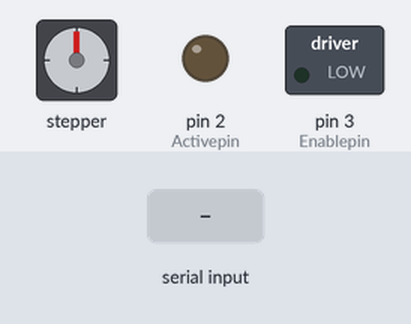
A sketch run on a simulated Arduino Uno, built with avr-gcc and run on an emulated ATmega328P. Parts: stepper motor, switched loads named in the sketch (green lamp = pin HIGH), output pins drawn as LEDs (lit = HIGH). The inputs (shaded band) are chosen by the test bench. EEPROM starts erased; stepper angles assume 200 steps per turn; what the sketch prints to the serial monitor is not drawn.

Above: at 1.3 s.
1.4 s: "T90\n" received over Serial
At 1.66 s:
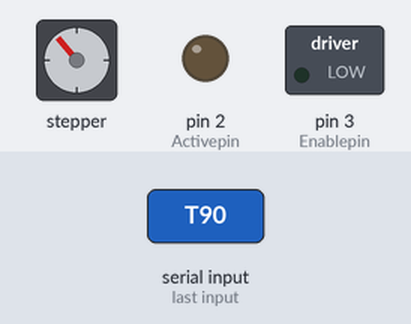
At 2.26 s:
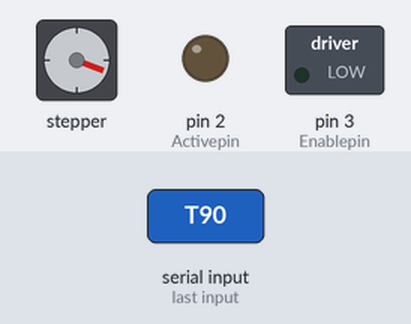
3.9 s: "D\n" received over Serial
Timing chart, 0 to 6.9 s (numbered marks = the images above; inputs shaded):
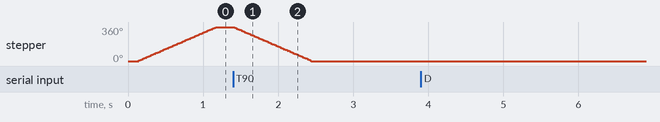

The sketch:

Stepper_controller_usb.ino
```cpp
#include <AccelStepper.h>
#include <EEPROM.h>

//Pins
#define Activepin 2
#define Enablepin 3
#define M1pin 4
#define M2pin 5
#define M3pin 6


boolean last_Activepin_state;

boolean M1 = false;
boolean M2 = false;
boolean M3 = false;

byte   ActiveType = 2;
long ActiveValue = 200;
double ActiveSpeed = 200;

byte   NonActiveType = 2;
long NonActiveValue = 200;
double NonActiveSpeed = 200;


AccelStepper stepper(1,7,8);

void setup()
{
  read();
  Serial.begin(115200);
  Serial.println("Welcome v1.0 Stepper motor controller");
  Help();
  pinMode(Activepin, OUTPUT);
  pinMode(Enablepin, OUTPUT);
  digitalWrite(Enablepin,LOW);
  setSetting();

  stepper.setEnablePin(13);
  stepper.setMaxSpeed(200.0);
  stepper.setAcceleration(100000.0);
  stepper.enableOutputs();

  last_Activepin_state = !digitalRead(Activepin);
}

void loop()
{
  serialRead();
  runmotor();
}


/****************** MOTOR CONTROL ******************/

void runmotor()
{
  if(last_Activepin_state != digitalRead(Activepin))
  {
    if(digitalRead(Activepin) == HIGH)
    {
      SetMotor(ActiveType, ActiveValue, ActiveSpeed);
    }
    else
    {
      SetMotor(NonActiveType, NonActiveValue, NonActiveSpeed);
    }
    last_Activepin_state = digitalRead(Activepin);
  }
  runsteps();
}

void SetMotor(byte command, long Value, double Speed)
{
  switch(command)
  {
    case 0:  // Stop
      stepper.setSpeed(0);
      stepper.move(0);
    break;
    case 1:  // Move to position
      stepper.setSpeed(Speed);
      stepper.moveTo(Value);
      while(!hasFinshedStepping()){runsteps();}
    break;
    case 2:  // Move Amount from current loction
      stepper.setSpeed(Speed);
      stepper.move(Value);
      while(!hasFinshedStepping()){runsteps();}
    break;
    case 3:  // Move constly
      stepper.setSpeed(Speed);
      stepper.move(Value);
      last_Activepin_state = digitalRead(Activepin); // needs to be set again
    break;
    case 4:  // Move to position and can be interupeted
      stepper.setSpeed(Speed);
      stepper.moveTo(Value);
    break;
    case 5:  // Move Amount from current loction and can be interupeted
      stepper.setSpeed(Speed);
      stepper.move(Value);
    break;
  }
}

void setSetting()
{
  if(M1)
  digitalWrite(M1pin,HIGH);
  else
  digitalWrite(M1pin,LOW);

  if(M2)
  digitalWrite(M2pin,HIGH);
  else
  digitalWrite(M2pin,LOW);

  if(M3)
  digitalWrite(M3pin,HIGH);
  else
  digitalWrite(M3pin,LOW);
}

bool hasFinshedStepping()
{
    return stepper.distanceToGo()!=0;
}

void runsteps()
{
  stepper.run();
}


/****************** COMPUTER INTERFACE ******************/

String inputString = "";
char menu = 0;
char menuStep = 0;

void serialRead()
{
  while (Serial.available())
  {
    char inChar = (char)Serial.read();
    if(menu == 0)
    {
      if(inChar>='a')inChar = inChar - ('a'-'A');
      menu = inChar;
      menuStep = 0;
      while((char)Serial.read() != '\n'){runmotor();}
      ReceiveCommand(0);
      inputString = "";
      return;
    }
    else
    {
      if (inChar == '\n')
      {
        menuStep++;
        ReceiveCommand(inputString.toDouble());
        inputString = "";
        return;
      }
      else
      {
        inputString += inChar;
      }
    }
  }
}

void ReceiveCommand(double Value)
{
   switch(menu)
   {
     case 'H':
      Help();
      break;
     case 'P':
      Program(Value);
      break;
     case 'A':
      MoveAmount(Value);
      break;
     case 'T':
      MoveTo(Value);
      break;
     case 'S':
      Setting(Value);
      break;
     case 'D':
      Display();
      break;
   }
}


void Program(double Value)
{
  if((menuStep == 2 && Value == 3) || (menuStep == 5 && Value == 3)) menuStep++;

  switch(menuStep)
  {
    case 1:
      Serial.print("Enter ON Type:");
    break;
    case 2:
      ActiveType = Value;
      Serial.println(Value);
      Serial.print("Enter ON Distance:");
    break;
    case 3:
      ActiveValue = Value;
      Serial.println(Value);
      Serial.print("Enter ON Speed:");
    break;
    case 4:
      ActiveSpeed = Value;
      Serial.println(Value);
      Serial.print("Enter OFF Type:");
    break;
    case 5:
      NonActiveType = Value;
      Serial.println(Value);
      Serial.print("Enter OFF Distance:");
    break;
    case 6:
      NonActiveValue = Value;
      Serial.println(Value);
      Serial.print("Enter OFF Speed:");
    break;
    case 7:
      NonActiveSpeed = Value;
      menu = 0;
      Serial.println(Value);
      Serial.println("Save");
      save();
    break;
  }
}

void MoveAmount(double Value)
{
  stepper.move(Value);
  menu = 0;
}

void MoveTo(double Value)
{
  stepper.moveTo(Value);
  menu = 0;
}

void Setting(double Value)
{
  switch(menuStep)
  {
    case 1:
      Serial.print("Enter M1:");
    break;
    case 2:
      if(Value >0)
        M1 = true;
      else
        M1 = false;
      Serial.println(M1);
      Serial.print("Enter M2:");
    break;
    case 3:
      if(Value >0)
        M2 = true;
      else
        M2 = false;
      Serial.println(M2);
      Serial.print("Enter M3:");
    break;
    case 4:
      if(Value >0)
        M3 = true;
      else
        M3 = false;
      menu = 0;
      Serial.println(M3);
      Serial.println("Save");
      save();
      setSetting();
    break;
  }
}


void Help()
{
  menu = 0;
  Serial.println("Commads:");
  Serial.println("\tP - Program (ON Type, ON Distance, ON Speed, OFF Type, OFF Distance, OFF Speed)");
  Serial.println("\tA - Move amount (Distance)");
  Serial.println("\tT - Move To positon (Distance)");
  Serial.println("\tS - Set setting (m1, m2, m3)");
  Serial.println("\tD - Display details");
  Serial.println("\tH - Help");
  Serial.println();
  Serial.println("Type:");
  Serial.println("\t0 - Stop");
  Serial.println("\t1 - Move to position");
  Serial.println("\t2 - Move amount");
  Serial.println("\t3 - Continuously moving");
}


void Display()
{
  menu = 0;
  Serial.println("ON:");
  Serial.print("\tType: ");
  Serial.println(ActiveType);
  Serial.print("\tDistance: ");
  Serial.println(ActiveValue);
  Serial.print("\tSpeed:");
  Serial.println(ActiveSpeed);
  Serial.println();
  Serial.println("OFF:");
  Serial.print("\tType: ");
  Serial.println(NonActiveType);
  Serial.print("\tDistance: ");
  Serial.println(NonActiveValue);
  Serial.print("\tSpeed: ");
  Serial.println(NonActiveSpeed);
  Serial.println();
  Serial.println("Settings:");
  Serial.print("\tM1: ");
  Serial.println(M1);
  Serial.print("\tM2: ");
  Serial.println(M2);
  Serial.print("\tM3: ");
  Serial.println(M3);
  Serial.println();
}


/****************** STORAGE ******************/

void read()
{
  if(EEPROM.read(0) == 1)
  {
    M1 = EEPROM.read(1);
    M2 = EEPROM.read(2);
    M3 = EEPROM.read(3);

    String readString = "";
    char letter = 0;
    for(int i = 20;i<2000;i++)
    {
      char CHAR = EEPROM.read(i);
      if(CHAR >= 'A' && CHAR < 'Z' && letter != 0)
      {
        switch(letter)
        {
          case 'A':
            ActiveType = readString.toInt();
          break;
          case 'B':
            ActiveValue = readString.toInt();
          break;
          case 'C':
            ActiveSpeed = readString.toDouble();
          break;
          case 'D':
            NonActiveType = readString.toInt();
          break;
          case 'E':
            NonActiveValue = readString.toInt();
          break;
          case 'F':
            NonActiveSpeed = readString.toDouble();
          break;
          case 'G':
            return;
          break;
        }
      }
      if(CHAR >= 'A' && CHAR < 'Z')
      {
        letter = CHAR;
        readString = "";
      }
      else
      {
        readString += CHAR;
      }
    }
  }
  else
  {
    save();
  }
}

void save()
{
  EEPROM.write(0, 1);
  EEPROM.write(1, M1);
  EEPROM.write(2, M2);
  EEPROM.write(3, M3);

  String saveString = "A"+String(ActiveType);
  saveString += "B"+String(ActiveValue);
  saveString += "C"+String(ActiveSpeed);
  saveString += "D"+String(NonActiveType);
  saveString += "E"+String(NonActiveValue);
  saveString += "F"+String(NonActiveSpeed);
  saveString += "G";

  for(int i = 0;i<saveString.length();i++)
  {
    EEPROM.write(20+i, saveString.charAt(i));
  }
}
```

Measured:
- after the input at 1.4 s, stepper: turns 360° counter-clockwise in 1.0 s, starting at once
- after the input at 3.9 s, every drawn part: stays the same
- by itself, stepper: keeps turning clockwise at about 351°/s
